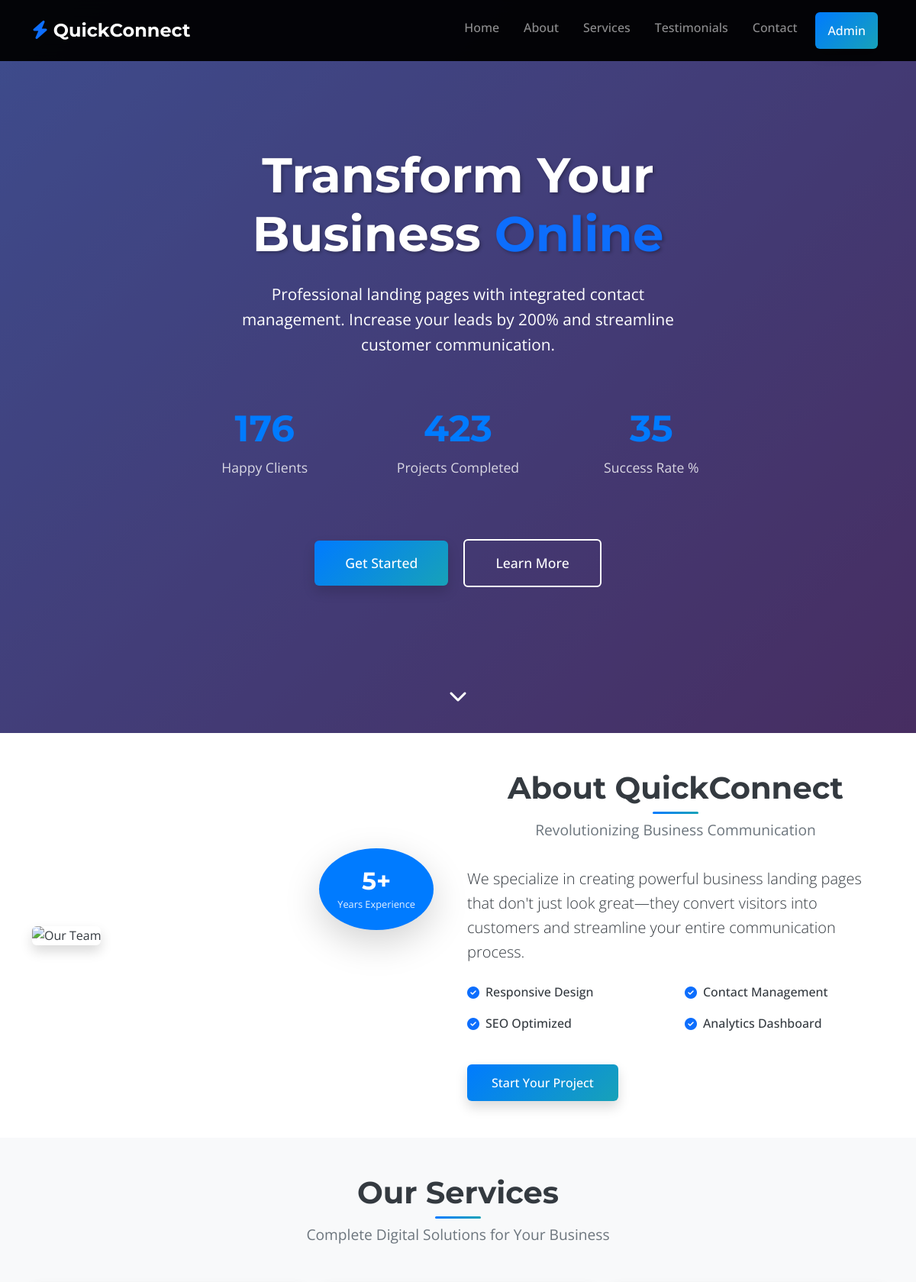
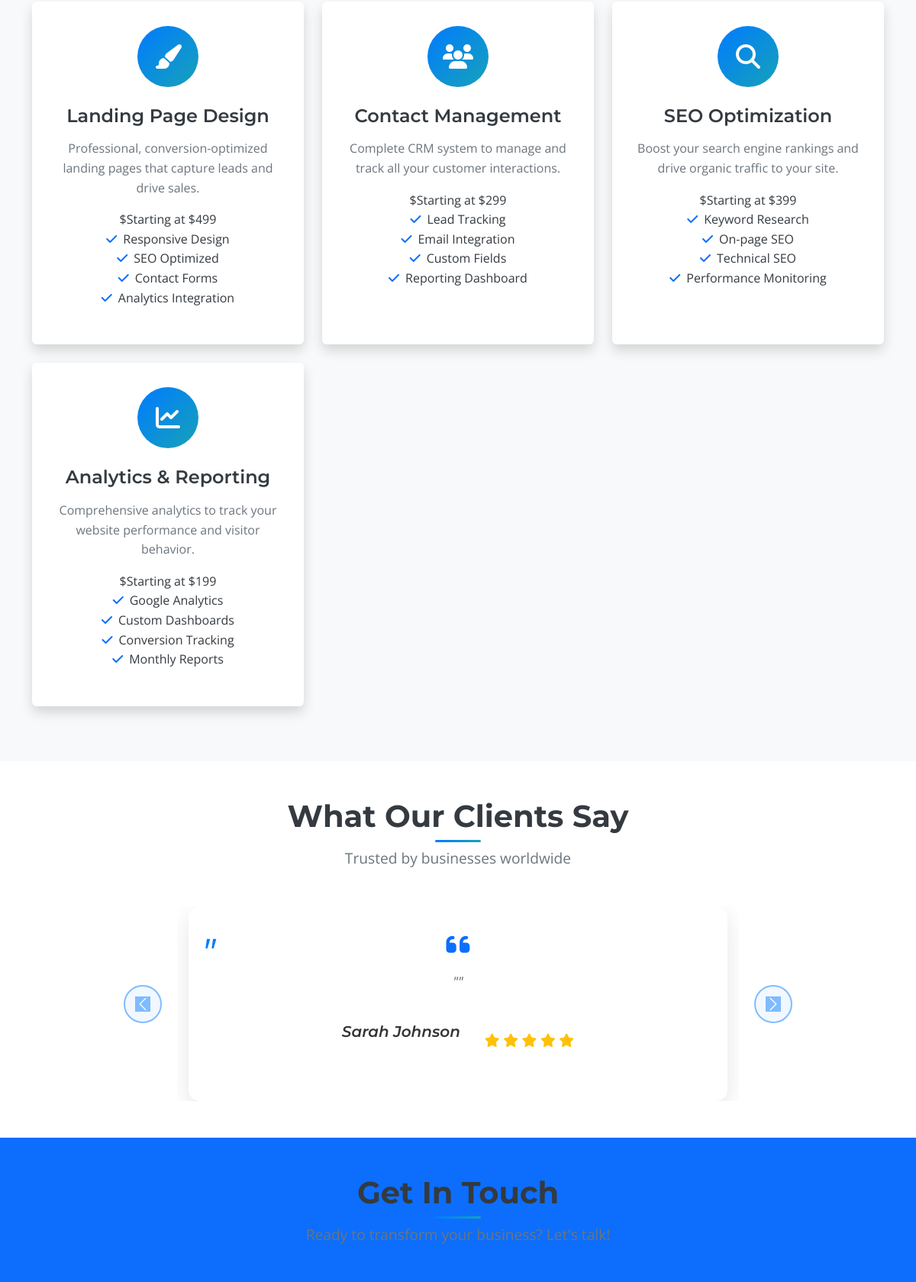
The page / (upper part) on the database its author committed (2 pictures, top to bottom).
### tables this page shows
CREATE TABLE services (
    id INT AUTO_INCREMENT PRIMARY KEY,
    title VARCHAR(200) NOT NULL,
    description TEXT NOT NULL,
    icon VARCHAR(100) NOT NULL,
    price VARCHAR(50),
    features JSON,
    is_active BOOLEAN DEFAULT TRUE,
    display_order INT DEFAULT 0,
    created_at TIMESTAMP DEFAULT CURRENT_TIMESTAMP
);

CREATE TABLE testimonials (
    id INT AUTO_INCREMENT PRIMARY KEY,
    client_name VARCHAR(200) NOT NULL,
    company VARCHAR(200),
    position VARCHAR(200),
    testimonial TEXT NOT NULL,
    rating INT DEFAULT 5,
    client_image VARCHAR(255),
    is_active BOOLEAN DEFAULT TRUE,
    display_order INT DEFAULT 0,
    created_at TIMESTAMP DEFAULT CURRENT_TIMESTAMP
);

### index.php (the view, shortened to what this page needs)
<?php
$services = [];
$testimonials = [];
$db_connected = false;
try {
    require_once 'config/database.php';
    if (isset($pdo) && $pdo !== null) {
        $db_connected = true;
    } else {
        error_log("Database connection is null");
    }
} catch (Exception $e) {
    error_log("Error including database config: " . $e->getMessage());
}
if ($db_connected && $pdo !== null) {
    try {
        $stmt = $pdo->prepare("SELECT * FROM services WHERE is_active = 1 ORDER BY display_order ASC, created_at DESC");
        $stmt->execute();
        $services = $stmt->fetchAll(PDO::FETCH_ASSOC);
    } catch (PDOException $e) {
        error_log("Error loading services: " . $e->getMessage());
        $services = [];
    }
}
if ($db_connected && $pdo !== null) {
    try {
        $stmt = $pdo->prepare("SELECT * FROM testimonials WHERE is_active = 1 ORDER BY display_order ASC, created_at DESC");
        $stmt->execute();
        $testimonials = $stmt->fetchAll(PDO::FETCH_ASSOC);
    } catch (PDOException $e) {
        error_log("Error loading testimonials: " . $e->getMessage());
        $testimonials = [];
    }
}
?>
<!DOCTYPE html>
<html lang="en">
<head>
    <link href="https://cdnjs.cloudflare.com/ajax/libs/bootstrap/5.3.2/css/bootstrap.min.css" rel="stylesheet">
    <link href="https://cdnjs.cloudflare.com/ajax/libs/font-awesome/6.4.0/css/all.min.css" rel="stylesheet">
    <link href="assets/css/style.css" rel="stylesheet">
</head>
<body>
    <nav class="navbar navbar-expand-lg navbar-dark fixed-top">
        <div class="container">
            <a class="navbar-brand fw-bold" href="#home">
                <i class="fas fa-bolt text-primary"></i> QuickConnect
            </a>
            <div class="collapse navbar-collapse" id="navbarNav">
                <ul class="navbar-nav ms-auto">
                    <li class="nav-item"><a class="nav-link" href="#home">Home</a></li>
                    <li class="nav-item"><a class="nav-link" href="#about">About</a></li>
                    <li class="nav-item"><a class="nav-link" href="#services">Services</a></li>
                    <li class="nav-item"><a class="nav-link" href="#testimonials">Testimonials</a></li>
                    <li class="nav-item"><a class="nav-link" href="#contact">Contact</a></li>
                    <li class="nav-item"><a class="nav-link btn btn-primary ms-2 px-3" href="admin/login.php">Admin</a>
                    </li>
                </ul>
            </div>
        </div>
    </nav>
    <section id="home" class="hero-section">
        <div class="hero-overlay"></div>
        <div class="container">
            <div class="row min-vh-100 align-items-center">
                <div class="col-lg-8 mx-auto text-center text-white">
                    <h1 class="hero-title mb-4 animate-fade-in">
                        Transform Your Business <span class="text-primary">Online</span>
                    </h1>
                    <p class="hero-subtitle mb-5 animate-fade-in-delay">
                        Professional landing pages with integrated contact management.
                        Increase your leads by 200% and streamline customer communication.
                    </p>
                    <div class="hero-stats mb-5">
                        <div class="row">
                            <div class="col-md-4">
                                <div class="stat-item">
                                    <h3 class="counter" data-count="500">0</h3>
                                    <p>Happy Clients</p>
                                </div>
                            </div>
                            <div class="col-md-4">
                                <div class="stat-item">
                                    <h3 class="counter" data-count="1200">0</h3>
                                    <p>Projects Completed</p>
                                </div>
                            </div>
                            <div class="col-md-4">
                                <div class="stat-item">
                                    <h3 class="counter" data-count="98">0</h3>
                                    <p>Success Rate %</p>
                                </div>
                            </div>
                        </div>
                    </div>
                    <div class="hero-buttons">
                        <a href="#contact" class="btn btn-primary btn-lg me-3">Get Started</a>
                        <a href="#services" class="btn btn-outline-light btn-lg">Learn More</a>
                    </div>
                </div>
            </div>
        </div>
        <div class="scroll-indicator">
            <a href="#about"><i class="fas fa-chevron-down"></i></a>
        </div>
    </section>
    <section id="about" class="py-5">
        <div class="container">
            <div class="row align-items-center">
                <div class="col-lg-6 mb-4 mb-lg-0">
                    <div class="about-image">
                        <img src="https://images.unsplash.com/photo-1522071820081-009f0129c71c?w=600&h=400&fit=crop"
                            alt="Our Team" class="img-fluid rounded shadow">
                        <div class="experience-badge">
                            <h4>5+</h4>
                            <p>Years Experience</p>
                        </div>
                    </div>
                </div>
                <div class="col-lg-6">
                    <div class="section-header mb-4">
                        <h2 class="section-title">About QuickConnect</h2>
                        <p class="section-subtitle">Revolutionizing Business Communication</p>
                    </div>
                    <p class="lead mb-4">
                        We specialize in creating powerful business landing pages that don't just look great—they
                        convert visitors into customers and streamline your entire communication process.
                    </p>
                    <div class="row mb-4">
                        <div class="col-md-6">
                            <div class="feature-item mb-3">
                                <i class="fas fa-check-circle text-primary me-2"></i>
                                <span>Responsive Design</span>
                            </div>
                            <div class="feature-item mb-3">
                                <i class="fas fa-check-circle text-primary me-2"></i>
                                <span>SEO Optimized</span>
                            </div>
                        </div>
                        <div class="col-md-6">
                            <div class="feature-item mb-3">
                                <i class="fas fa-check-circle text-primary me-2"></i>
                                <span>Contact Management</span>
                            </div>
                            <div class="feature-item mb-3">
                                <i class="fas fa-check-circle text-primary me-2"></i>
                                <span>Analytics Dashboard</span>
                            </div>
                        </div>
                    </div>
                    <a href="#contact" class="btn btn-primary">Start Your Project</a>
                </div>
            </div>
        </div>
    </section>
    <section id="services" class="py-5 bg-light">
        <div class="container">
            <div class="section-header text-center mb-5">
                <h2 class="section-title">Our Services</h2>
                <p class="section-subtitle">Complete Digital Solutions for Your Business</p>
            </div>
            <div class="row" id="services-container">
                <?php if (!empty($services)): ?>
                    <?php foreach ($services as $service): ?>
                        <div class="col-lg-4 col-md-6 mb-4">
                            <div class="service-card h-100">
                                <div class="service-icon">
                                    <i class="<?php echo htmlspecialchars($service['icon'] ?? 'fas fa-cog'); ?>"></i>
                                </div>
                                <h4><?php echo htmlspecialchars($service['title'] ?? ''); ?></h4>
                                <p><?php echo htmlspecialchars($service['description'] ?? ''); ?></p>
                                <?php if (!empty($service['price'])): ?>
                                    <div class="service-price">
                                        <span class="price">$<?php echo htmlspecialchars($service['price']); ?></span>
                                    </div>
                                <?php endif; ?>
                                <?php if (!empty($service['features'])): ?>
                                    <div class="service-features">
                                        <ul class="list-unstyled">
                                            <?php
                                            $features = is_string($service['features']) ? json_decode($service['features'], true) : $service['features'];
                                            if (is_array($features)):
                                                foreach ($features as $feature):
                                            ?>
                                                    <li><i class="fas fa-check text-primary me-2"></i><?php echo htmlspecialchars($feature); ?></li>
                                            <?php
                                                endforeach;
                                            endif;
                                            ?>
                                        </ul>
                                    </div>
                                <?php endif; ?>
                            </div>
                        </div>
                    <?php endforeach; ?>
                <?php endif; ?>
            </div>
        </div>
    </section>
    <section id="testimonials" class="py-5">
        <div class="container">
            <div class="section-header text-center mb-5">
                <h2 class="section-title">What Our Clients Say</h2>
                <p class="section-subtitle">Trusted by businesses worldwide</p>
            </div>
            <div class="row">
                <div class="col-lg-10 col-xl-8 mx-auto">
                    <div id="testimonialCarousel" class="carousel slide position-relative" data-bs-ride="carousel"
                        data-bs-interval="5000">
                        <div class="carousel-inner" id="testimonials-container">
                            <?php if (!empty($testimonials)): ?>
                                <?php foreach ($testimonials as $index => $testimonial): ?>
                                    <div class="carousel-item <?php echo $index === 0 ? 'active' : ''; ?>">
                                        <div class="testimonial-card text-center">
                                            <div class="testimonial-content">
                                                <i class="fas fa-quote-left fa-2x text-primary mb-3"></i>
                                                <p class="testimonial-text">
                                                    "<?php echo htmlspecialchars($testimonial['testimonial_text'] ?? ''); ?>"
                                                </p>
                                                <div class="testimonial-author">
                                                    <h5><?php echo htmlspecialchars($testimonial['client_name'] ?? ''); ?></h5>
                                                    <?php if (!empty($testimonial['rating'])): ?>
                                                        <div class="testimonial-rating">
                                                            <?php for ($i = 1; $i <= 5; $i++): ?>
                                                                <i class="fas fa-star <?php echo $i <= $testimonial['rating'] ? 'text-warning' : 'text-muted'; ?>"></i>
                                                            <?php endfor; ?>
                                                        </div>
                                                    <?php endif; ?>
                                                </div>
                                            </div>
                                        </div>
                                    </div>
                                <?php endforeach; ?>
                            <?php endif; ?>
                        </div>
                        <?php if (count($testimonials) > 1): ?>
                            <button class="carousel-control-prev" type="button" data-bs-target="#testimonialCarousel"
                                data-bs-slide="prev">
                                <span class="carousel-control-prev-icon"></span>
                            </button>
                            <button class="carousel-control-next" type="button" data-bs-target="#testimonialCarousel"
                                data-bs-slide="next">
                                <span class="carousel-control-next-icon"></span>
                            </button>
                        <?php endif; ?>
                    </div>
                </div>
            </div>
        </div>
    </section>
    <section id="contact" class="py-5 bg-primary text-white">
        <div class="container">
            <div class="section-header text-center mb-5">
                <h2 class="section-title">Get In Touch</h2>
                <p class="section-subtitle">Ready to transform your business? Let's talk!</p>
            </div>
        </div>
    </section>
</body>
</html>

### index.php (style rules this page uses)
.testimonial-card { padding: 2rem; background: #fff; border-radius: 15px; box-shadow: 0 10px 30px rgba(0, 0, 0, 0.1); margin: 0 15px; overflow: hidden; }
.testimonial-text { font-size: 1.1rem; line-height: 1.6; margin-bottom: 2rem; color: #666; word-wrap: break-word; overflow-wrap: break-word; hyphens: auto; }
.testimonial-author h5 { margin-bottom: 0.5rem; font-weight: 600; color: #333; }
.testimonial-rating { margin-top: 1rem; }
#testimonialCarousel .carousel-control-prev, #testimonialCarousel .carousel-control-next { width: 50px; height: 50px; top: 50%; transform: translateY(-50%); background: rgba(0, 123, 255, 0.1); border-radius: 50%; border: 2px solid #007bff; }
#testimonialCarousel .carousel-control-prev { left: -70px; }
#testimonialCarousel .carousel-control-next { right: -70px; }
.carousel-control-prev-icon, .carousel-control-next-icon { width: 20px; height: 20px; background-color: #007bff; }
.carousel-inner { overflow: hidden; }
.carousel-item { transition: transform 0.6s ease-in-out; }

### rows shown on the page
services: title "Landing Page Design", description "Professional, conversion-optimized landing pages that capture leads and drive sales.", price "Starting at $499", features "Responsive Design", features "SEO Optimized", features "Contact Forms", features "Analytics Integration"
services: title "Contact Management", description "Complete CRM system to manage and track all your customer interactions.", price "Starting at $299", features "Lead Tracking", features "Email Integration", features "Custom Fields", features "Reporting Dashboard"
services: title "SEO Optimization", description "Boost your search engine rankings and drive organic traffic to your site.", price "Starting at $399", features "Keyword Research", features "On-page SEO", features "Technical SEO", features "Performance Monitoring"
services: title "Analytics & Reporting", description "Comprehensive analytics to track your website performance and visitor behavior.", price "Starting at $199", features "Google Analytics", features "Custom Dashboards", features "Conversion Tracking", features "Monthly Reports"
testimonials: client_name "Sarah Johnson", rating 5 (drawn)
